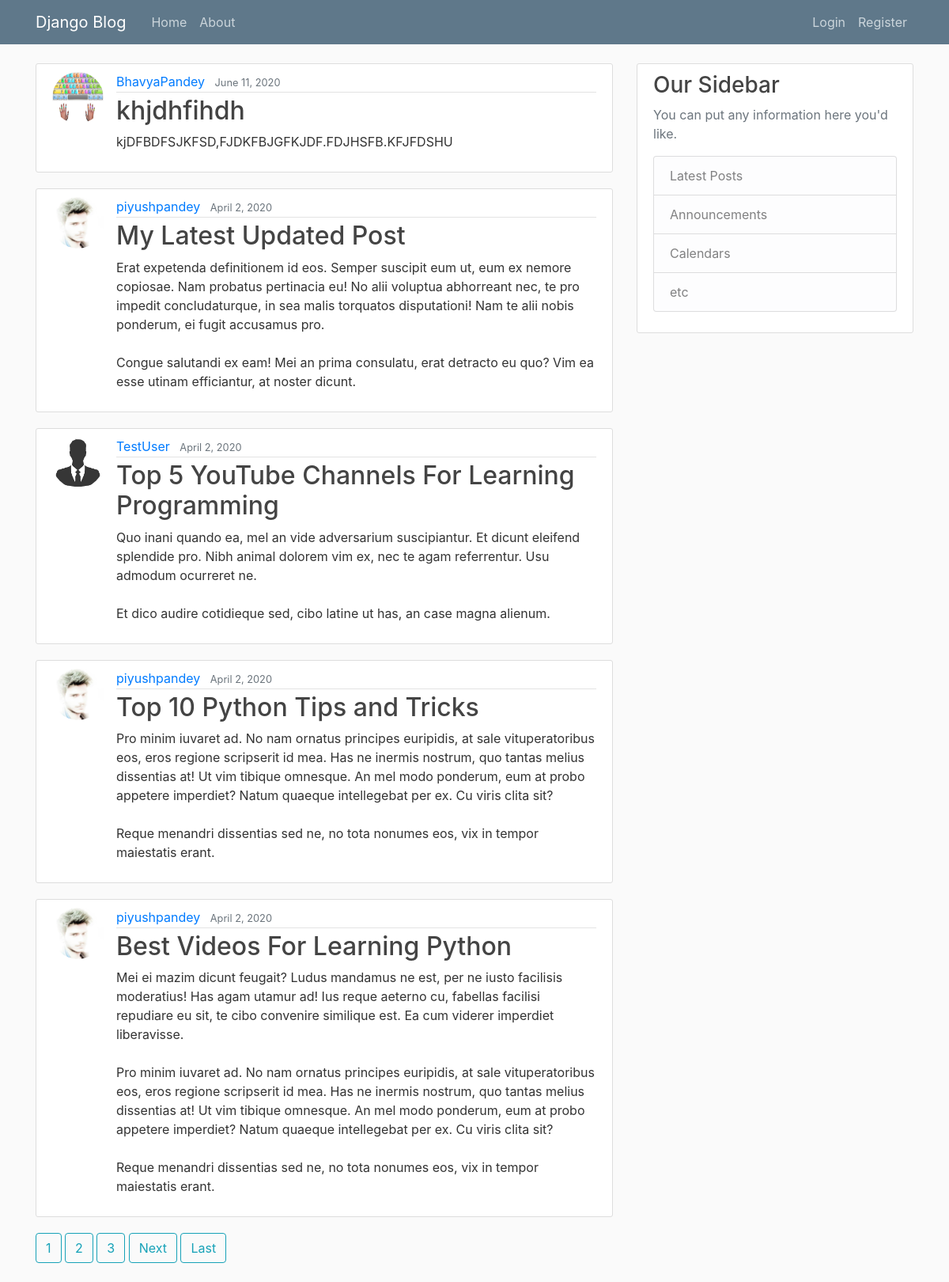
The page / on the database its author committed.
### blog/models.py (models this page shows, shortened)
class Post(models.Model):
    title = models.CharField(max_length=100)
    Content  = models.TextField()
    date_posted = models.DateTimeField(default=timezone.now)
    author = models.ForeignKey(User, on_delete= models.CASCADE)

### users/models.py (models this page shows, shortened)
class Profile(models.Model):
    user = models.OneToOneField(User, on_delete=models.CASCADE)
    image = models.ImageField(default = 'default.jpg', upload_to = 'profile_pics')

### blog/views.py (the view)
# urls.py: path('', PostListView.as_view(), name='blog-home'),
class PostListView(ListView):
    model = Post
    template_name = 'blog/home.html'
    context_object_name = 'posts'
    ordering = ['-date_posted']
    paginate_by = 5

### blog/templates/blog/home.html (shortened to what this page needs)
{% extends "blog/base.html" %}
{% block content %}
    {% for post in posts %}
<article class="media content-section">
  <img src="{{post.author.profile.image.url}}" class="rounded-circle article-img" alt="">
    <div class="media-body">
      <div class="article-metadata">
        <a class="mr-2" href="{% url 'user-post' post.author.username %}">{{ post.author }}</a>
        <small class="text-muted">{{ post.date_posted|date:"F j, Y" }}</small>
      </div>
      <h2><a class="article-title" href={% url 'post-detail' post.id %}>{{ post.title }}</a></h2>
      <p class="article-content">{{ post.Content }}</p>
    </div>
</article>
    {% endfor %}
    {% if is_paginated %}
    {% for num in page_obj.paginator.page_range %}
      {% if page_obj.number == num %}
      <a href="?page={{num}}" class="btn btn-outline-info mb-4 ">{{num}}</a>
      {% elif num > page_obj.number|add:'-3' and num < page_obj.number|add:'3' %}
      <a href="?page={{num}}" class="btn btn-outline-info mb-4 ">{{num}}</a>
      {% endif %}
    {% endfor %}
    {% if page_obj.has_next %}
    <a href="?page={{page_obj.next_page_number}}" class="btn btn-outline-info mb-4 ">Next</a>
    <a href="?page={{page_obj.paginator.pages}}" class="btn btn-outline-info mb-4 " >Last</a>
    {% endif %}
    {% endif %}
{% endblock content %}

### blog/static/blog/main.css (style rules this page uses)
body { background: #fafafa; color: #333333; margin-top: 5rem; }
h1, h2, h3, h4, h5, h6 { color: #444444; }
.content-section { background: #ffffff; padding: 10px 20px; border: 1px solid #dddddd; border-radius: 3px; margin-bottom: 20px; }
.article-title { color: #444444; }
.article-content { white-space: pre-line; }
.article-img { height: 65px; width: 65px; margin-right: 16px; }
.article-metadata { padding-bottom: 1px; margin-bottom: 4px; border-bottom: 1px solid #e3e3e3 }

### rows shown on the page
Post: author.profile.image (picture), author "BhavyaPandey", date_posted "June 11, 2020", title "khjdhfihdh", Content "kjDFBDFSJKFSD,FJDKFBJGFKJDF.FDJHSFB.KFJFDSHU"
Post: author.profile.image (picture), author "piyushpandey", date_posted "April 2, 2020", title "My Latest Updated Post", Content "Erat expetenda definitionem id eos. Semper suscipit eum ut, eum ex nemore copiosae. Nam probatus pertinacia eu! No alii voluptua abhorreant nec, te pro impedit concludaturque, in sea malis torquatos disputationi! Nam te alii nobis ponderum, ei fugit accusamus pro. Congue salutandi ex eam! Mei an prima consulatu, erat detracto eu quo? Vim ea esse utinam efficiantur, at noster dicunt."
Post: author.profile.image (placeholder picture), author "TestUser", date_posted "April 2, 2020", title "Top 5 YouTube Channels For Learning Programming", Content "Quo inani quando ea, mel an vide adversarium suscipiantur. Et dicunt eleifend splendide pro. Nibh animal dolorem vim ex, nec te agam referrentur. Usu admodum ocurreret ne. Et dico audire cotidieque sed, cibo latine ut has, an case magna alienum."
Post: author.profile.image (picture), author "piyushpandey", date_posted "April 2, 2020", title "Top 10 Python Tips and Tricks", Content "Pro minim iuvaret ad. No nam ornatus principes euripidis, at sale vituperatoribus eos, eros regione scripserit id mea. Has ne inermis nostrum, quo tantas melius dissentias at! Ut vim tibique omnesque. An mel modo ponderum, eum at probo appetere imperdiet? Natum quaeque intellegebat per ex. Cu viris clita sit? Reque menandri dissentias sed ne, no tota nonumes eos, vix in tempor maiestatis erant."
Post: author.profile.image (picture), author "piyushpandey", date_posted "April 2, 2020", title "Best Videos For Learning Python", Content "Mei ei mazim dicunt feugait? Ludus mandamus ne est, per ne iusto facilisis moderatius! Has agam utamur ad! Ius reque aeterno cu, fabellas facilisi repudiare eu sit, te cibo convenire similique est. Ea cum viderer imperdiet liberavisse. Pro minim iuvaret ad. No nam ornatus principes euripidis, at sale vituperatoribus eos, eros regione scripserit id mea. Has ne inermis nostrum, quo tantas melius dissentias at! Ut vim tibique omnesque. An mel modo ponderum, eum at probo appetere imperdiet? Natum quaeque intellegebat per ex. Cu viris clita sit? Reque menandri dissentias sed ne, no tota nonumes eos, vix in tempor maiestatis erant."

### other values the page prints
{{ num }} "1"
{{ num }} "2" "3"
